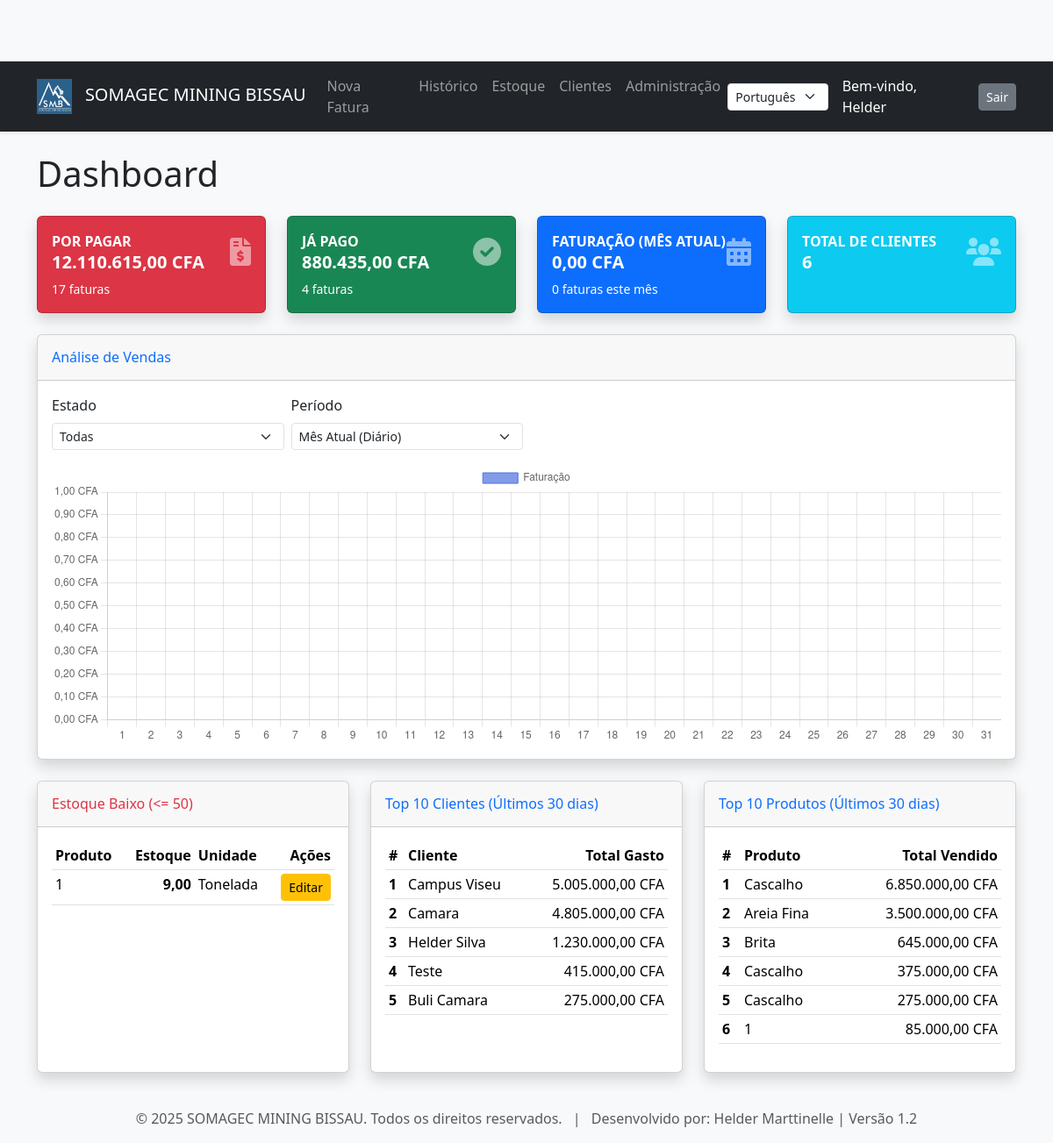
The app's page / (signed in), older data.
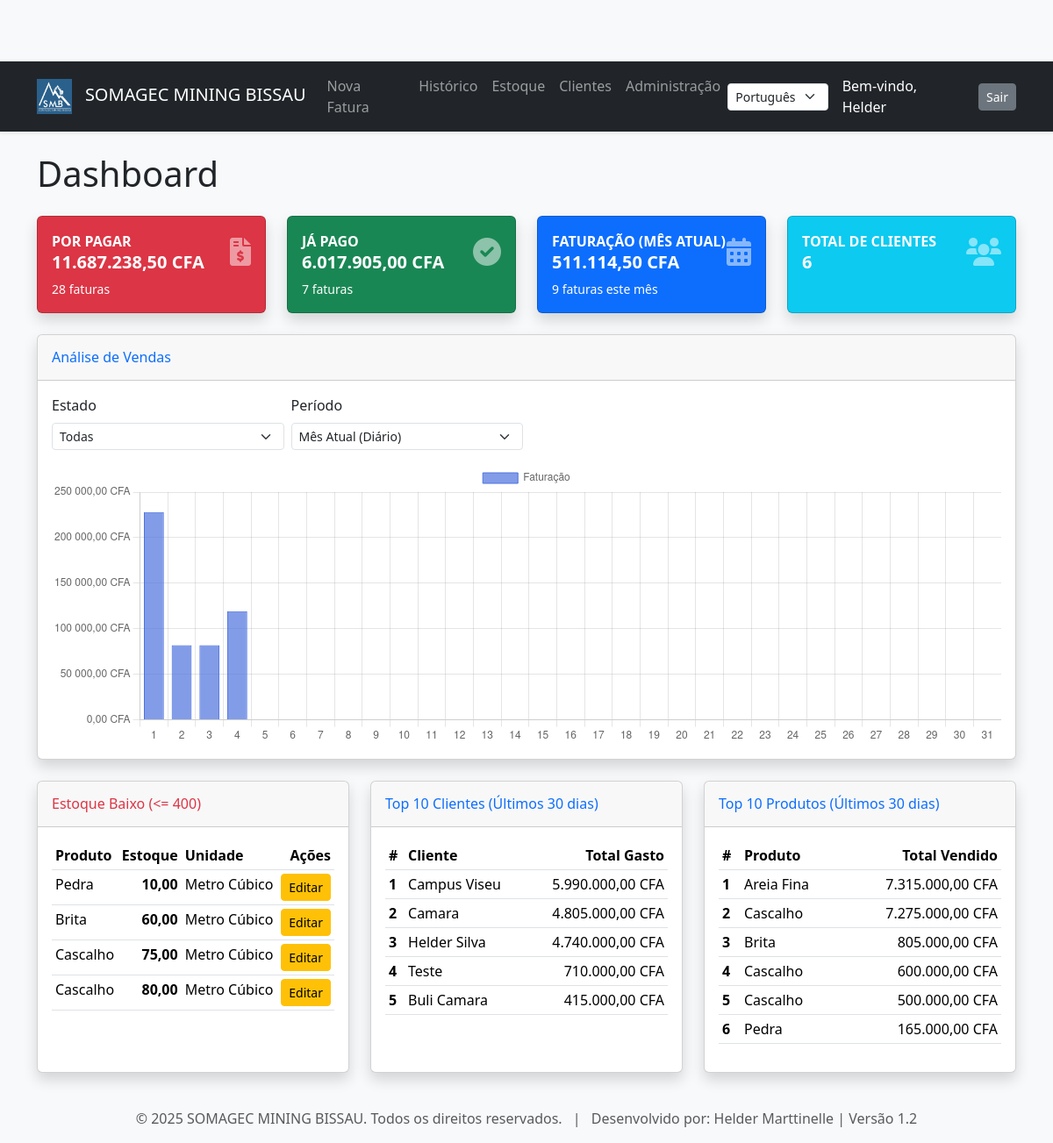
The same page, newer data.
### stock/models.py (models this page shows, shortened)
class Produto(models.Model):
    UNIDADES = [('ton', _('Tonelada')), ('m3', _('Metro Cúbico')), ('un', _('Unidade'))]
    nome = models.CharField(_('nome'), max_length=100)
    calibre = models.CharField(_('calibre'), max_length=50, blank=True)
    descricao = models.TextField(_('descrição'), blank=True)
    unidade_medida = models.CharField(_('unidade de medida'), max_length=3, choices=UNIDADES, default='ton')
    estoque_atual = models.DecimalField(_('estoque atual'), max_digits=10, decimal_places=2, default=0.00)
    preco_por_unidade = models.DecimalField(_('preço por unidade'), max_digits=10, decimal_places=2)
    criado_em = models.DateTimeField(auto_now_add=True, null=True)
    atualizado_em = models.DateTimeField(auto_now=True, null=True)
    utilizador = models.ForeignKey(settings.AUTH_USER_MODEL, on_delete=models.SET_NULL, null=True, blank=True, related_name='produtos_criados')
    modificado_por = models.ForeignKey(settings.AUTH_USER_MODEL, on_delete=models.SET_NULL, null=True, blank=True, related_name='produtos_modificados')
    class Meta:
        verbose_name = _("Produto")
        verbose_name_plural = _("Produtos")

class Cliente(models.Model):
    nome = models.CharField(_('nome'), max_length=200)
    nif = models.CharField(_('NIF/Contribuinte'), max_length=50, blank=True)
    endereco = models.CharField(_('endereço'), max_length=255, blank=True)
    telefone = models.CharField(_('telefone'), max_length=50, blank=True)
    email = models.EmailField(_('email'), blank=True)
    criado_em = models.DateTimeField(auto_now_add=True, null=True)
    atualizado_em = models.DateTimeField(auto_now=True, null=True)
    utilizador = models.ForeignKey(settings.AUTH_USER_MODEL, on_delete=models.SET_NULL, null=True, blank=True, related_name='clientes_criados')
    modificado_por = models.ForeignKey(settings.AUTH_USER_MODEL, on_delete=models.SET_NULL, null=True, blank=True, related_name='clientes_modificados')
    class Meta:
        verbose_name = _("Cliente")
        verbose_name_plural = _("Clientes")

### stock/views.py (the view, shortened to what this page needs)
# urls.py: path('', views.home_view, name='home'),
@login_required
def home_view(request):
    hoje = date.today()
    todas_as_faturas = Fatura.objects.all()
    faturas_pagas = todas_as_faturas.filter(paga=True)
    num_pagas = faturas_pagas.count()
    total_recebido = sum(f.total_geral for f in faturas_pagas)
    faturas_nao_pagas = todas_as_faturas.filter(paga=False)
    num_nao_pagas = faturas_nao_pagas.count()
    valor_em_divida = sum(f.valor_a_pagar for f in faturas_nao_pagas)
    faturas_mes_atual = todas_as_faturas.filter(data_emissao__year=hoje.year, data_emissao__month=hoje.month)
    num_faturas_mes = faturas_mes_atual.count()
    total_faturado_mes = sum(f.total_geral for f in faturas_mes_atual)
    num_clientes = Cliente.objects.count()
    periodo = request.GET.get('periodo', '1m_daily')
    start_date_str = request.GET.get('start_date')
    end_date_str = request.GET.get('end_date')
    status_fatura = request.GET.get('status_fatura', 'todas')
    faturas_grafico = Fatura.objects.all()
    if status_fatura == 'pagas':
        faturas_grafico = faturas_grafico.filter(paga=True)
    elif status_fatura == 'nao_pagas':
        faturas_grafico = faturas_grafico.filter(paga=False)
    labels_grafico, dados_grafico = [], []
    if periodo == 'custom' and start_date_str and end_date_str:
        start_date = datetime.strptime(start_date_str, '%Y-%m-%d').date()
        end_date = datetime.strptime(end_date_str, '%Y-%m-%d').date()
        mes_atual_iter = date(start_date.year, start_date.month, 1)
        while mes_atual_iter <= end_date:
            labels_grafico.append(mes_atual_iter.strftime('%b/%y'))
            faturas_do_mes = faturas_grafico.filter(data_emissao__year=mes_atual_iter.year, data_emissao__month=mes_atual_iter.month)
            total_com_igv = sum(f.total_geral for f in faturas_do_mes)
            dados_grafico.append(float(total_com_igv))
            mes_atual_iter += relativedelta(months=1)
    elif periodo == '1m_daily':
        mes_atual, ano_atual = hoje.month, hoje.year
        _, num_dias = calendar.monthrange(ano_atual, mes_atual)
        for dia in range(1, num_dias + 1):
            labels_grafico.append(str(dia))
            data_especifica = date(ano_atual, mes_atual, dia)
            faturas_do_dia = faturas_grafico.filter(data_emissao=data_especifica)
            total_do_dia = sum(f.total_geral for f in faturas_do_dia)
            dados_grafico.append(float(total_do_dia))
    config, created = Configuracao.objects.get_or_create(pk=1)
    limite_estoque_baixo = config.limite_alerta_estoque
    produtos_estoque_baixo = Produto.objects.filter(estoque_atual__lte=limite_estoque_baixo).order_by('estoque_atual')
    data_limite_30_dias = hoje - timedelta(days=30)
    top_clientes = Cliente.objects.annotate(total_gasto=Sum(F('fatura__itens__quantidade') * F('fatura__itens__preco_unitario'), filter=Q(fatura__data_emissao__gte=data_limite_30_dias))).order_by('-total_gasto').filter(total_gasto__gt=0)[:10]
    top_produtos = Produto.objects.annotate(total_vendido=Sum(F('itemfatura__quantidade') * F('itemfatura__preco_unitario'), filter=Q(itemfatura__fatura__data_emissao__gte=data_limite_30_dias))).order_by('-total_vendido').filter(total_vendido__gt=0)[:10]
    contexto = {
        'total_faturado_mes': total_faturado_mes, 'num_faturas_mes': num_faturas_mes,
        'num_clientes': num_clientes, 'produtos_estoque_baixo': produtos_estoque_baixo,
        'limite_estoque_baixo': limite_estoque_baixo, 'labels_grafico': json.dumps(labels_grafico),
        'dados_grafico': json.dumps(dados_grafico), 'periodo_selecionado': periodo,
        'start_date': start_date_str, 'end_date': end_date_str,
        'status_fatura_selecionado': status_fatura, 'top_clientes': top_clientes,
        'top_produtos': top_produtos, 'num_pagas': num_pagas,
        'total_recebido': total_recebido, 'num_nao_pagas': num_nao_pagas,
        'valor_em_divida': valor_em_divida,
    }
    return render(request, 'stock/home.html', contexto)

### stock/context_processors.py (called while the page is built)
def dados_empresa_processor(request):
    dados = DadosEmpresa.objects.first()
    return {'dados_empresa': dados}

### stock/models.py (called while the page is built)
    @property
    def subtotal(self): return sum(item.subtotal for item in self.itens.all()) if self.itens.all() else Decimal('0.00')

    @property
    def valor_desconto(self): return self.subtotal * (self.desconto / Decimal(100))

    @property
    def subtotal_apos_desconto(self): return self.subtotal - self.valor_desconto

    @property
    def valor_igv(self): return self.subtotal_apos_desconto * (self.taxa_igv / Decimal(100))

    @property
    def total_geral(self): return self.subtotal_apos_desconto + self.valor_igv

    @property
    def valor_a_pagar(self): return max(self.total_geral - self.adiantamento, Decimal('0.00'))

    @property
    def subtotal(self): return self.quantidade * self.preco_unitario if self.quantidade and self.preco_unitario else Decimal('0.00')

### stock/templates/stock/home.html (shortened to what the changed rows need)
{% extends "stock/base.html" %}
{% load i18n %}
{% load humanize %}
{% load l10n %}
{% block content %}
<h1 class="mb-4">Dashboard</h1>
<div class="row">
    <div class="col-lg-3 col-md-6 mb-4">
        <a href="{% url 'lista_faturas' %}?q_paga=nao" class="card-link">
            <div class="card text-white bg-danger shadow h-100">
                <div class="card-body">
                    <div class="d-flex justify-content-between align-items-center">
                        <div>
                            <div class="text-uppercase fw-bold">{% trans "Por Pagar" %}</div>
                            <div class="h5 mb-0 fw-bold">{{ valor_em_divida|floatformat:2|intcomma }} CFA</div>
                        </div>
                        <i class="fas fa-file-invoice-dollar fa-2x text-white-50"></i>
                    </div>
                    <div class="mt-2 text-white-75 small">{% blocktrans count counter=num_nao_pagas %}{{ counter }} fatura{% plural %}{{ counter }} faturas{% endblocktrans %}</div>
                </div>
            </div>
        </a>
    </div>
    <div class="col-lg-3 col-md-6 mb-4">
        <a href="{% url 'lista_faturas' %}?q_paga=sim" class="card-link">
            <div class="card text-white bg-success shadow h-100">
                <div class="card-body">
                    <div class="d-flex justify-content-between align-items-center">
                        <div>
                            <div class="text-uppercase fw-bold">{% trans "Já Pago" %}</div>
                            <div class="h5 mb-0 fw-bold">{{ total_recebido|floatformat:2|intcomma }} CFA</div>
                        </div>
                        <i class="fas fa-check-circle fa-2x text-white-50"></i>
                    </div>
                     <div class="mt-2 text-white-75 small">{% blocktrans count counter=num_pagas %}{{ counter }} fatura{% plural %}{{ counter }} faturas{% endblocktrans %}</div>
                </div>
            </div>
        </a>
    </div>
    <div class="col-lg-3 col-md-6 mb-4">
        <a href="{% url 'lista_faturas' %}?q_periodo=mes_atual" class="card-link">
            <div class="card text-white bg-primary shadow h-100">
                <div class="card-body">
                    <div class="d-flex justify-content-between align-items-center">
                        <div>
                            <div class="text-uppercase fw-bold">{% trans "Faturação (Mês Atual)" %}</div>
                            <div class="h5 mb-0 fw-bold">{{ total_faturado_mes|floatformat:2|intcomma }} CFA</div>
                        </div>
                        <i class="fas fa-calendar-alt fa-2x text-white-50"></i>
                    </div>
                     <div class="mt-2 text-white-75 small">{% blocktrans count counter=num_faturas_mes %}{{ counter }} fatura este mês{% plural %}{{ counter }} faturas este mês{% endblocktrans %}</div>
                </div>
            </div>
        </a>
    </div>
</div>
<div class="row">
    <div class="col-12">
        <div class="card shadow mb-4">
            <div class="card-body">
                <div class="chart-area" style="height: 320px;"><canvas id="myAreaChart"></canvas></div>
            </div>
        </div>
    </div>
</div>
<div class="row">
    <div class="col-lg-4 mb-4">
        <div class="card shadow h-100">
            <div class="card-header py-3"><h6 class="m-0 font-weight-bold text-danger">{% trans "Estoque Baixo" %} (<= {{ limite_estoque_baixo }})</h6></div>
            <div class="card-body" style="max-height: 400px; overflow-y: auto;">
                {% if produtos_estoque_baixo %}
                    <div class="table-responsive">
                        <table class="table table-sm table-hover">
                            <thead><tr><th>{% trans "Produto" %}</th><th class="text-end">{% trans "Estoque" %}</th><th>{% trans "Unidade" %}</th><th class="text-end">{% trans "Ações" %}</th></tr></thead>
                            <tbody>
                            {% for produto in produtos_estoque_baixo %}
                                <tr>
                                    <td>{{ produto.nome }}</td>
                                    <td class="text-end fw-bold">{{ produto.estoque_atual|floatformat:2|intcomma }}</td>
                                    <td>{{ produto.get_unidade_medida_display }}</td>
                                    <td class="text-end"><a href="{% url 'editar_produto' produto.id %}" class="btn btn-warning btn-sm">Editar</a></td>
                                </tr>
                            {% endfor %}
                            </tbody>
                        </table>
                    </div>
                {% else %}
                    <p class="text-success">{% trans "Nenhum produto com estoque baixo." %}</p>
                {% endif %}
            </div>
        </div>
    </div>
    <div class="col-lg-4 mb-4">
        <div class="card shadow h-100">
            <div class="card-body" style="max-height: 400px; overflow-y: auto;">
                <div class="table-responsive">
                    <table class="table table-sm table-hover">
                        <thead><tr><th scope="col">#</th><th scope="col">{% trans "Cliente" %}</th><th scope="col" class="text-end">{% trans "Total Gasto" %}</th></tr></thead>
                        <tbody>
                            {% for cliente in top_clientes %}
                                <tr>
                                    <th scope="row">{{ forloop.counter }}</th>
                                    <td>{{ cliente.nome }}</td>
                                    <td class="text-end">{{ cliente.total_gasto|floatformat:2|intcomma }} CFA</td>
                                </tr>
                            {% empty %}
                                <tr><td colspan="3" class="text-center">{% trans "Não há dados de vendas nos últimos 30 dias." %}</td></tr>
                            {% endfor %}
                        </tbody>
                    </table>
                </div>
            </div>
        </div>
    </div>
    <div class="col-lg-4 mb-4">
        <div class="card shadow h-100">
            <div class="card-body" style="max-height: 400px; overflow-y: auto;">
                <div class="table-responsive">
                    <table class="table table-sm table-hover">
                        <thead><tr><th scope="col">#</th><th scope="col">{% trans "Produto" %}</th><th scope="col" class="text-end">{% trans "Total Vendido" %}</th></tr></thead>
                        <tbody>
                             {% for produto in top_produtos %}
                                <tr>
                                    <th scope="row">{{ forloop.counter }}</th>
                                    <td>{{ produto.nome }}</td>
                                    <td class="text-end">{{ produto.total_vendido|floatformat:2|intcomma }} CFA</td>
                                </tr>
                            {% empty %}
                                <tr><td colspan="3" class="text-center">{% trans "Não há dados de vendas nos últimos 30 dias." %}</td></tr>
                            {% endfor %}
                        </tbody>
                    </table>
                </div>
            </div>
        </div>
    </div>
</div>
<script>
document.addEventListener('DOMContentLoaded', function() {
    const periodoSelect = document.getElementById('id_periodo');
    const customDateRange = document.getElementById('custom-date-range');
    if (periodoSelect) {
        if (periodoSelect.value === 'custom') {
            customDateRange.style.display = 'flex';
        } else {
            customDateRange.style.display = 'none';
        }
        periodoSelect.addEventListener('change', function() {
            if (this.value !== 'custom') {
                this.form.submit();
            } else {
                customDateRange.style.display = 'flex';
            }
        });
    }
    var ctx = document.getElementById('myAreaChart').getContext('2d');
    var myChart = new Chart(ctx, {
        type: 'bar',
        data: {
            labels: {{ labels_grafico|safe }},
            datasets: [{
                label: "{% trans 'Faturação' %}",
                data: {{ dados_grafico|safe }},
                backgroundColor: 'rgba(78, 115, 223, 0.7)',
                borderColor: 'rgba(78, 115, 223, 1)',
                borderWidth: 1
            }]
        },
        options: {
            maintainAspectRatio: false,
            scales: {
                y: { beginAtZero: true, ticks: { callback: function(value, index, values) { return new Intl.NumberFormat('pt-PT', { style: 'currency', currency: 'CFA' }).format(value); } } }
            },
            plugins: {
                tooltip: {
                    callbacks: {
                        label: function(context) {
                            let label = context.dataset.label || '';
                            if (label) { label += ': '; }
                            if (context.parsed.y !== null) { label += new Intl.NumberFormat('pt-PT', { style: 'currency', currency: 'CFA' }).format(context.parsed.y); }
                            return label;
                        }
                    }
                }
            }
        }
    });
});
</script>
{% endblock %}

Row changes from the older to the newer data that the page shows:
changed Produto: nome "1" → "Pedra"; estoque_atual "9,00" → "10,00"; unidade_medida "Tonelada" → "Metro Cúbico"; total_vendido "85.000,00" → "165.000,00"
now on one of the page's lists (row edited): Produto: nome "Brita", estoque_atual "60,00", unidade_medida "Metro Cúbico"
changed Produto "Brita": total_vendido "645.000,00" → "805.000,00"
now on one of the page's lists (row edited): Produto: nome "Cascalho", estoque_atual "75,00", unidade_medida "Metro Cúbico"
changed Produto (number 3 of 6 on the later page): total_vendido "375.000,00" → "600.000,00"
now on one of the page's lists (row edited): Produto: nome "Cascalho", estoque_atual "80,00", unidade_medida "Metro Cúbico"
changed Produto (number 4 of 6 on the later page): total_vendido "275.000,00" → "500.000,00"
computed for Cliente "Campus Viseu": total_gasto "5.005.000,00" → "5.990.000,00"
computed for Cliente "Helder Silva": total_gasto "1.230.000,00" → "4.740.000,00"
computed for Cliente "Teste": total_gasto "415.000,00" → "710.000,00"
computed for Cliente "Buli Camara": total_gasto "275.000,00" → "415.000,00"
changed Produto "Areia Fina": total_vendido "3.500.000,00" → "7.315.000,00"; moves up the list
changed Produto (number 6 of 6 on the later page): total_vendido "6.850.000,00" → "7.275.000,00"
Text that changed along with them:
{{ valor_em_divida|floatformat:2|intcomma }}: "12.110.615,00" → "11.687.238,50"
{{ total_recebido|floatformat:2|intcomma }}: "880.435,00" → "6.017.905,00"
{{ total_faturado_mes|floatformat:2|intcomma }}: "0,00" → "511.114,50"
chart data {{ dados_grafico|safe }}: [0.0, 0.0, 0.0, 0.0, 0.0, 0.0, 0.0, 0.0, 0.0, 0.0, 0.0, 0.0, 0.0, 0.0, 0.0, 0.0, 0.0, 0.0, 0.0, 0.0, 0.0, 0.0, 0.0, 0.0, 0.0, 0.0, 0.0, 0.0, 0.0, 0.0, 0.0] → [228150.0, 81900.0, 81900.0, 119164.5, 0.0, 0.0, 0.0, 0.0, 0.0, 0.0, 0.0, 0.0, 0.0, 0.0, 0.0, 0.0, 0.0, 0.0, 0.0, 0.0, 0.0, 0.0, 0.0, 0.0, 0.0, 0.0, 0.0, 0.0, 0.0, 0.0, 0.0]
{{ limite_estoque_baixo }}: "50" → "400"
text no longer shown: "17 faturas 4 faturas 0 faturas este mês"
text now shown: "28 faturas 7 faturas 9 faturas este mês"
